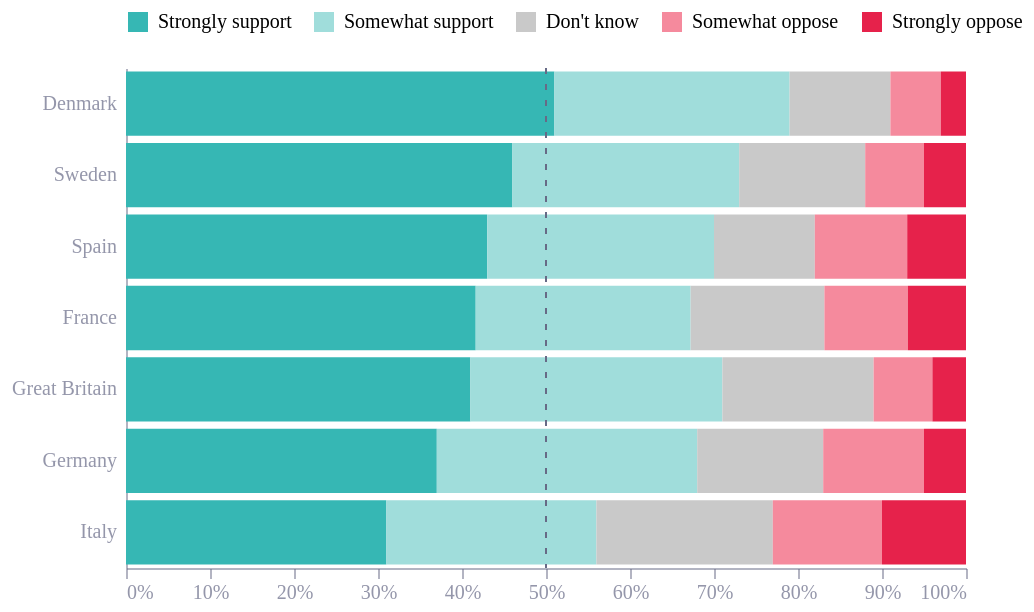

Write a Vega-Lite specification for this figure.
### Vega-Lite specification from a JSON file in a GitHub repository (floating-point values rounded to 4 significant figures)
{"config": {"font": "Circular Std", "mark": {"line": {"interpolate": "monotone"}}, "view": {"stroke": "transparent", "width": 400, "height": 300}, "range": {"category": ["#36B7B4", "#E6224B", "#F4C245", "#0063AF", "#00A767", "#179FDB", "#EB5C2E"], "diverging": ["#E6224B", "#E54753", "#C9C9C9", "#179FDB", "#122B39"], "heatmap": ["#C9C9C9", "#179FDB", "#0063AF", "#122B39"], "ordinal": ["#00A767", "#36B7B4", "#179FDB", "#0063AF", "#243B5A"]}, "axisX": {"domainColor": "#676A86", "domainOpacity": 0.5, "grid": false, "labelAngle": 0, "labelColor": "#676A86", "labelOpacity": 0.7, "orient": "bottom", "tickColor": "#676A86", "tickCount": 10, "tickOpacity": 0.5, "title": false, "titleAlign": "center", "titleAnchor": "middle", "titleColor": "#676A86", "titleFontSize": 12, "titleOpacity": 0.8, "titleY": -15}, "axisY": {"domainColor": "#676A86", "domainOpacity": 0.5, "gridColor": "#676A86", "gridDash": [1, 5], "gridOpacity": 0.5, "labelColor": "#676A86", "labelOpacity": 0.7, "labelPadding": 5, "tickColor": "#676A86", "tickCount": 8, "tickOpacity": 0.5, "ticks": false, "titleAlign": "left", "titleAngle": 0, "titleBaseline": "bottom", "titleColor": "#676A86", "titleFontSize": 12, "titleOpacity": 0.8, "titleX": 0, "titleY": -7}}, "layer": [{"data": {"name": "data-082483d47a46b4ed220a059266a5a4ef"}, "mark": {"type": "bar"}, "encoding": {"color": {"field": "Response", "legend": {"orient": "top", "title": "", "values": ["Strongly support", "Somewhat support", "Don't know", "Somewhat oppose", "Strongly oppose"]}, "scale": {"domain": ["Strongly oppose", "Somewhat oppose", "Don't know", "Somewhat support", "Strongly support"], "range": ["#E6224B", "#F58A9D", "#C9C9C9", "#A0DDDB", "#36B7B4"]}, "type": "nominal"}, "order": {"field": "response_order", "sort": "descending", "type": "ordinal"}, "x": {"axis": {"format": "%"}, "field": "value", "title": null, "type": "quantitative"}, "y": {"field": "Country", "sort": {"field": "country_order", "order": "descending"}, "title": null, "type": "nominal"}}}, {"data": {"name": "data-0b9635549045b9e552e2a6a33bee687b"}, "mark": {"type": "rule", "color": "#676A86", "strokeDash": [3, 5], "strokeWidth": 1}, "encoding": {"x": {"axis": {"format": "%"}, "field": "x", "title": null, "type": "quantitative"}}}], "height": 250, "width": 420, "$schema": "https://vega.github.io/schema/vega-lite/v5.8.0.json", "datasets": {"data-082483d47a46b4ed220a059266a5a4ef": [{"Country": "Great Britain", "Response": "Strongly support", "value": 0.41, "response_order": 4, "country_order": 2}, {"Country": "France", "Response": "Strongly support", "value": 0.4163, "response_order": 4, "country_order": 3}, {"Country": "Germany", "Response": "Strongly support", "value": 0.37, "response_order": 4, "country_order": 1}, {"Country": "Denmark", "Response": "Strongly support", "value": 0.51, "response_order": 4, "country_order": 6}, {"Country": "Sweden", "Response": "Strongly support", "value": 0.46, "response_order": 4, "country_order": 5}, {"Country": "Spain", "Response": "Strongly support", "value": 0.43, "response_order": 4, "country_order": 4}, {"Country": "Italy", "Response": "Strongly support", "value": 0.31, "response_order": 4, "country_order": 0}, {"Country": "Great Britain", "Response": "Somewhat support", "value": 0.3, "response_order": 3, "country_order": 2}, {"Country": "France", "Response": "Somewhat support", "value": 0.2559, "response_order": 3, "country_order": 3}, {"Country": "Germany", "Response": "Somewhat support", "value": 0.31, "response_order": 3, "country_order": 1}, {"Country": "Denmark", "Response": "Somewhat support", "value": 0.28, "response_order": 3, "country_order": 6}, {"Country": "Sweden", "Response": "Somewhat support", "value": 0.27, "response_order": 3, "country_order": 5}, {"Country": "Spain", "Response": "Somewhat support", "value": 0.27, "response_order": 3, "country_order": 4}, {"Country": "Italy", "Response": "Somewhat support", "value": 0.25, "response_order": 3, "country_order": 0}, {"Country": "Great Britain", "Response": "Don't know", "value": 0.18, "response_order": 2, "country_order": 2}, {"Country": "France", "Response": "Don't know", "value": 0.1592, "response_order": 2, "country_order": 3}, {"Country": "Germany", "Response": "Don't know", "value": 0.15, "response_order": 2, "country_order": 1}, {"Country": "Denmark", "Response": "Don't know", "value": 0.12, "response_order": 2, "country_order": 6}, {"Country": "Sweden", "Response": "Don't know", "value": 0.15, "response_order": 2, "country_order": 5}, {"Country": "Spain", "Response": "Don't know", "value": 0.12, "response_order": 2, "country_order": 4}, {"Country": "Italy", "Response": "Don't know", "value": 0.21, "response_order": 2, "country_order": 0}, {"Country": "Great Britain", "Response": "Somewhat oppose", "value": 0.07, "response_order": 1, "country_order": 2}, {"Country": "France", "Response": "Somewhat oppose", "value": 0.0994, "response_order": 1, "country_order": 3}, {"Country": "Germany", "Response": "Somewhat oppose", "value": 0.12, "response_order": 1, "country_order": 1}, {"Country": "Denmark", "Response": "Somewhat oppose", "value": 0.06, "response_order": 1, "country_order": 6}, {"Country": "Sweden", "Response": "Somewhat oppose", "value": 0.07, "response_order": 1, "country_order": 5}, {"Country": "Spain", "Response": "Somewhat oppose", "value": 0.11, "response_order": 1, "country_order": 4}, {"Country": "Italy", "Response": "Somewhat oppose", "value": 0.13, "response_order": 1, "country_order": 0}, {"Country": "Great Britain", "Response": "Strongly oppose", "value": 0.04, "response_order": 0, "country_order": 2}, {"Country": "France", "Response": "Strongly oppose", "value": 0.0692, "response_order": 0, "country_order": 3}, {"Country": "Germany", "Response": "Strongly oppose", "value": 0.05, "response_order": 0, "country_order": 1}, {"Country": "Denmark", "Response": "Strongly oppose", "value": 0.03, "response_order": 0, "country_order": 6}, {"Country": "Sweden", "Response": "Strongly oppose", "value": 0.05, "response_order": 0, "country_order": 5}, {"Country": "Spain", "Response": "Strongly oppose", "value": 0.07, "response_order": 0, "country_order": 4}, {"Country": "Italy", "Response": "Strongly oppose", "value": 0.1, "response_order": 0, "country_order": 0}], "data-0b9635549045b9e552e2a6a33bee687b": [{"x": 0.5}]}}
